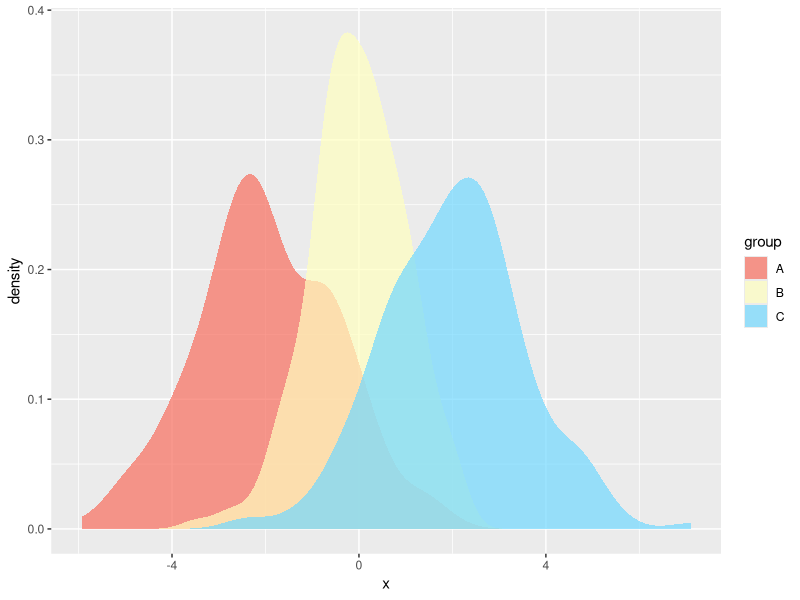

This chart was generated by the following R code:
# Data
set.seed(5)
x <- c(rnorm(200, mean = -2, 1.5),
       rnorm(200, mean = 0, sd = 1),
       rnorm(200, mean = 2, 1.5))
group <- c(rep("A", 200), rep("B", 200), rep("C", 200))
df <- data.frame(x, group)

# install.packages("ggplot2")
library(ggplot2)

cols <- c("#F76D5E", "#FFFFBF", "#72D8FF")

# Basic density plot in ggplot2
ggplot(df, aes(x = x, fill = group)) +
  geom_density(alpha = 0.7, color = NA) + 
  scale_fill_manual(values = cols)
